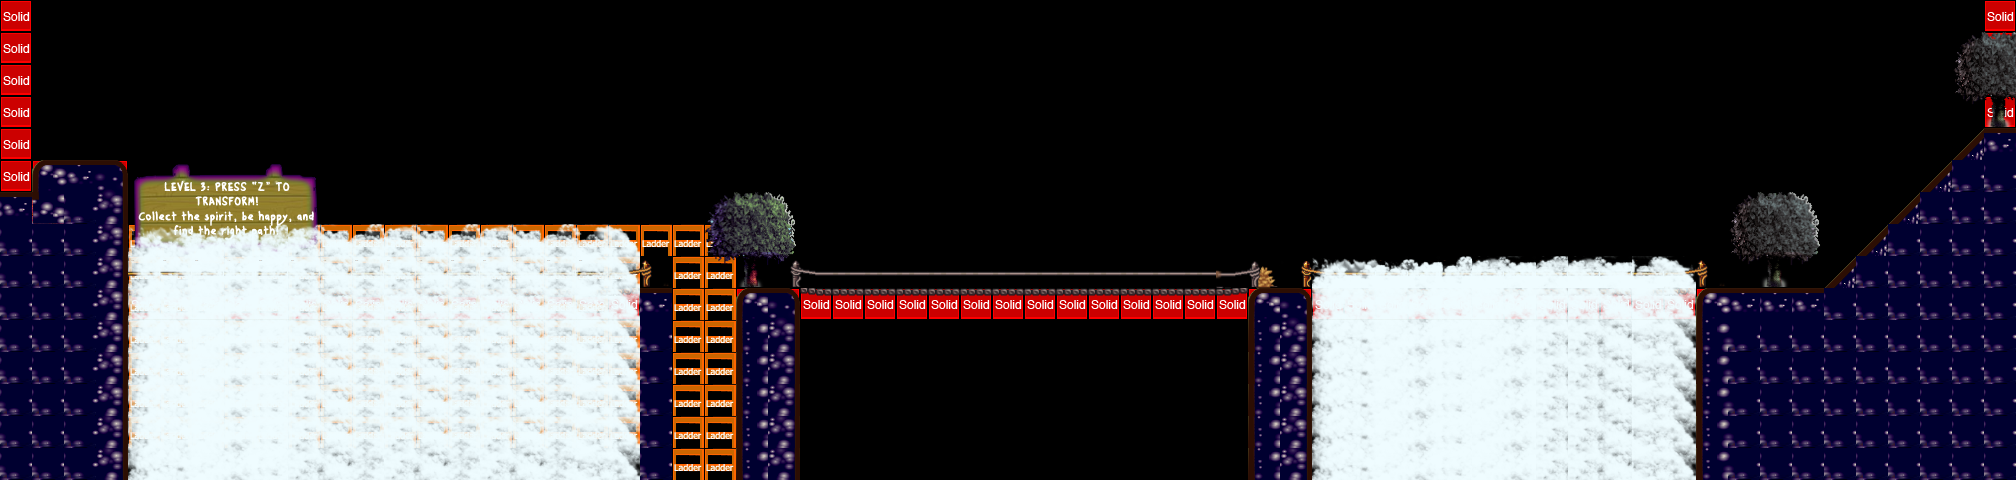

Below is a game level as drawn by its tile map, then a one-line description and the .tmx that defines it (tile-layer data replaced by summaries):
An orthogonal 63x15 tile map with 32x32 px tiles, 11 tile layers (parallax_5, parallax_4, parallax_3, parallax_2, ...), 2 tilesets and 9 objects (6x coinEntity, me.LevelEntity, mainPlayer, foregroundEntity).

<map version="1.0" orientation="orthogonal" width="63" height="15" tilewidth="32" tileheight="32">
 <tileset firstgid="1" name="tileset-platformer" tilewidth="32" tileheight="32">
  <image source="../images/tileset-platformer.png" width="192" height="1280" />
 </tileset>
 <tileset firstgid="241" name="meta" tilewidth="32" tileheight="32">
  <image source="../images/metatiles32x32.png" width="160" height="32" />
  <tile id="0">
   <properties>
    <property name="type" value="solid" />
   </properties>
  </tile>
  <tile id="1">
   <properties>
    <property name="type" value="platform" />
   </properties>
  </tile>
  <tile id="2">
   <properties>
    <property name="type" value="lslope" />
   </properties>
  </tile>
  <tile id="3">
   <properties>
    <property name="type" value="rslope" />
   </properties>
  </tile>
  <tile id="4">
   <properties>
    <property name="type" value="ladder" />
   </properties>
  </tile>
 </tileset>
 <objectgroup color="#ffaa7f" name="levelcomplete" width="63" height="15">
  <object name="me.LevelEntity" x="1952" y="96" width="32" height="36">
   <properties>
    <property name="to" value="fase4" />
   </properties>
  </object>
 </objectgroup>
 <layer name="parallax_5" width="63" height="15">
  <properties>
   <property name="imagesrc" value="pl05" />
  </properties>
  <data>[945 cells, 0 non-empty, 0 distinct tile ids]</data>
 </layer>
 <layer name="parallax_4" width="63" height="15">
  <properties>
   <property name="imagesrc" value="pl04" />
  </properties>
  <data>[945 cells, 0 non-empty, 0 distinct tile ids]</data>
 </layer>
 <layer name="parallax_3" width="63" height="15">
  <properties>
   <property name="imagesrc" value="pl03" />
  </properties>
  <data>[945 cells, 0 non-empty, 0 distinct tile ids]</data>
 </layer>
 <layer name="parallax_2" width="63" height="15">
  <properties>
   <property name="imagesrc" value="pl02" />
  </properties>
  <data>[945 cells, 0 non-empty, 0 distinct tile ids]</data>
 </layer>
 <layer name="collision_s" width="63" height="15">
  <data>[945 cells, 106 non-empty, 2 distinct tile ids]</data>
 </layer>
 <layer name="collision_f" width="63" height="15">
  <data>[945 cells, 216 non-empty, 3 distinct tile ids]</data>
 </layer>
 <layer name="b_s" width="63" height="15">
  <data>[945 cells, 167 non-empty, 25 distinct tile ids]</data>
 </layer>
 <layer name="b_f" width="63" height="15">
  <data>[945 cells, 379 non-empty, 53 distinct tile ids]</data>
 </layer>
 <objectgroup color="#00ff00" name="playerlayer" width="63" height="15">
  <object name="mainPlayer" x="64" y="128" width="33" height="35">
   <properties>
    <property name="spritewidth" value="64" />
   </properties>
  </object>
 </objectgroup>
 <layer name="f_s" width="63" height="15">
  <data>[945 cells, 84 non-empty, 18 distinct tile ids]</data>
 </layer>
 <layer name="f_f" width="63" height="15">
  <data>[945 cells, 255 non-empty, 42 distinct tile ids]</data>
 </layer>
 <layer name="parallax" width="63" height="15">
  <properties>
   <property name="imagesrc" value="pl01" />
  </properties>
  <data>[945 cells, 0 non-empty, 0 distinct tile ids]</data>
 </layer>
 <objectgroup name="foreground" width="63" height="15">
  <object name="foregroundEntity" x="3" y="456" width="1760" height="30">
   <properties>
    <property name="image" value="frente" />
   </properties>
  </object>
 </objectgroup>
 <objectgroup color="#ff0000" name="monster" width="63" height="15" />
 <objectgroup color="#ffff00" name="coin" width="63" height="15">
  <object name="coinEntity" x="1024" y="256" width="33" height="28">
   <properties>
    <property name="image" value="spinning_coin_gold" />
    <property name="spritewidth" value="32" />
   </properties>
  </object>
  <object name="coinEntity" x="160" y="160" width="33" height="28">
   <properties>
    <property name="image" value="spinning_coin_gold" />
    <property name="spritewidth" value="32" />
   </properties>
  </object>
  <object name="coinEntity" x="320" y="352" width="33" height="28">
   <properties>
    <property name="image" value="spinning_coin_gold" />
    <property name="spritewidth" value="32" />
   </properties>
  </object>
  <object name="coinEntity" x="384" y="352" width="33" height="28">
   <properties>
    <property name="image" value="spinning_coin_gold" />
    <property name="spritewidth" value="32" />
   </properties>
  </object>
  <object name="coinEntity" x="352" y="352" width="33" height="28">
   <properties>
    <property name="image" value="spinning_coin_gold" />
    <property name="spritewidth" value="32" />
   </properties>
  </object>
  <object name="coinEntity" x="1504" y="224" width="33" height="28">
   <properties>
    <property name="image" value="spinning_coin_gold" />
    <property name="spritewidth" value="32" />
   </properties>
  </object>
 </objectgroup>
</map>
